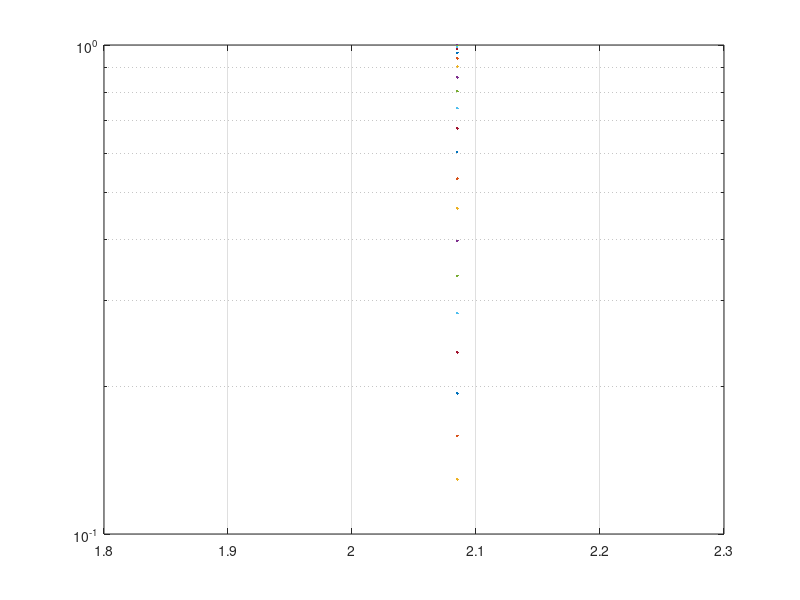

Recreate this plot in MATLAB.
threshold = 1;
noiseSNRdb = 20;
sampleSize = [1 1e3];
Kdb = -10:20;
%   get the ratio in number, and not dB
K = 10.^(Kdb./10);

snrmax = 60;
snrmin = -60;
random_snrs = rand(1000, 1) * (snrmax - snrmin) + snrmin;
ge = mean(random_snrs);
gd = K.*ge;

lambda = 10^threshold;

sop = 1-exp((-lambda+1)./gd).*(gd./(lambda*ge+gd));
figure;
semilogy(ge, sop);
grid on;